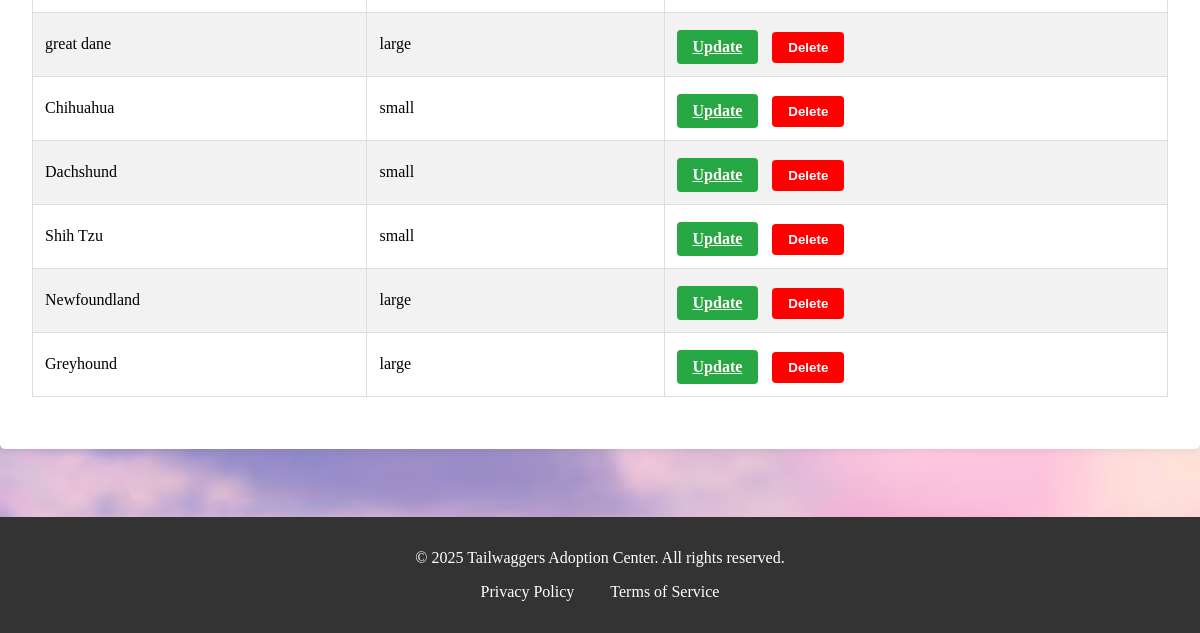
Before: /manage_breeds/ (signed in, lower part) with the older database file.
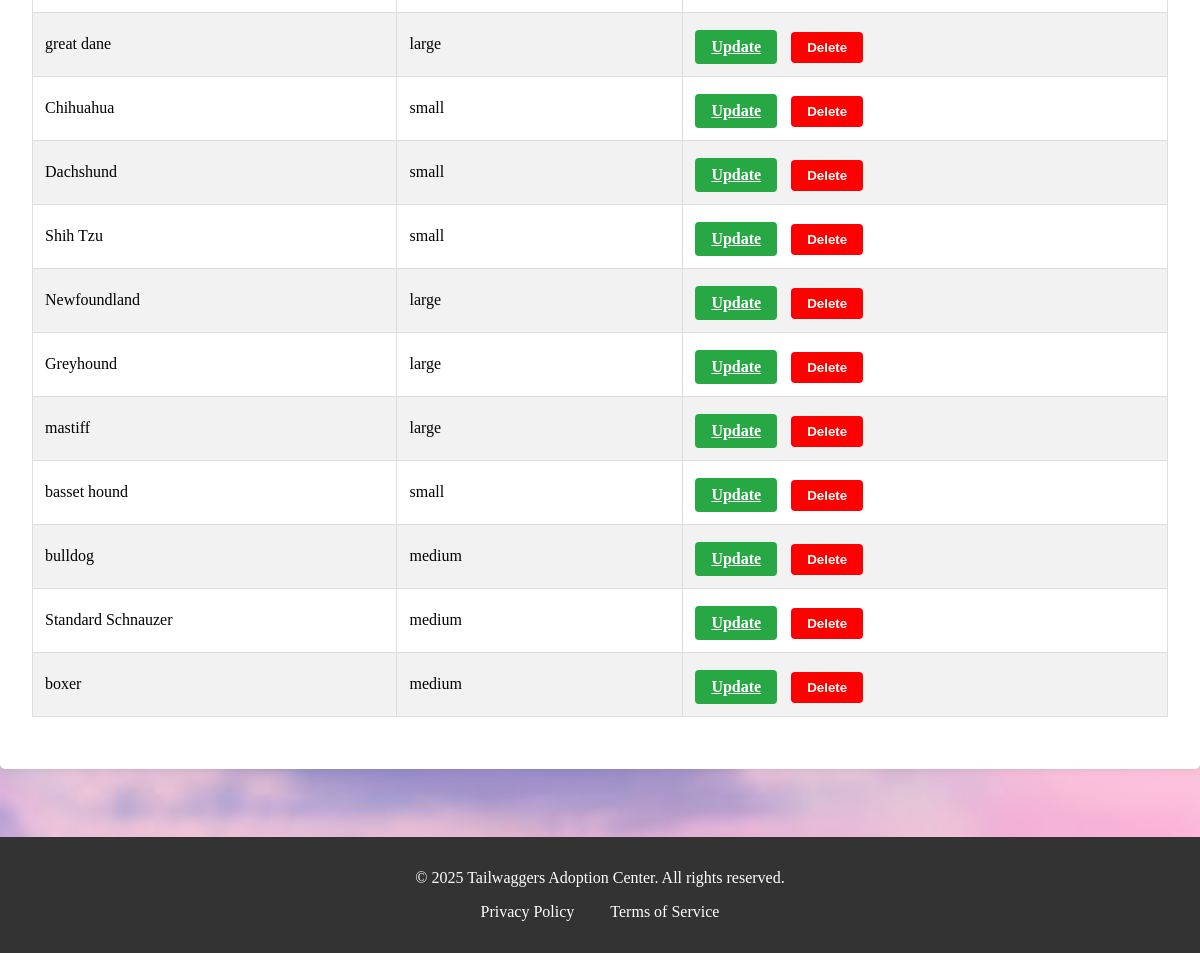
After: the same page with the newer database file.
### webpage/models.py (models this page shows, shortened)
class breed(models.Model):
    ACTIVITY_LEVEL_CHOICES = [ ('low', 'Low'), ('medium', 'Medium'), ('high', 'High'), ]
    SIZE_CHOICES = [ ('small', 'Small'), ('medium', 'Medium'), ('large', 'Large'), ]
    name = models.CharField(max_length=50)
    good_with_kids = models.BooleanField(default=False)
    low_shedding =models.BooleanField(default=False)
    first_time_owner = models.BooleanField(default=False)
    Guard_dog = models.BooleanField(default=False)
    athletic = models.BooleanField(default=False)
    first_time_owner = models.BooleanField(default=False)
    image=models.ImageField(upload_to=("upload/image/"), blank=True)
    activity_level = models.CharField(max_length=10, choices=ACTIVITY_LEVEL_CHOICES, default='medium')
    size = models.CharField(max_length=10, choices=SIZE_CHOICES, default='medium')

### webpage/views.py (the view)
# urls.py: path('manage_breeds/', views.manage_breeds, name='manage_breeds'),
@cache_control(no_cache=True, must_revalidate=True, no_store=True)
@user_passes_test(lambda u: u.is_staff)
def manage_breeds(request):
    search_query = request.GET.get('search', '')
    if search_query:
        breeds = breed.objects.filter(name__icontains=search_query)
    else:
        breeds = breed.objects.all()
    return render(request, "staff/manage_breeds.html", {
        "breeds": breeds,
        "search_query": search_query
    })

### webpage/templates/staff/manage_breeds.html (shortened to what this page needs)
{% extends 'base.html' %}
{% block content %}
<div class="manage-pets-container">
    <table>
        <tbody>
            {% for breed in breeds %}
            <tr>
                <td>{{ breed.name }}</td>
                <td>{{ breed.size }}</td>
                <td>
                    <a href="{% url 'update_breed' breed.pk %}" class="update-btn">Update</a>
                    <form method="POST" action="{% url 'delete_breed' breed.pk %}" style="display:inline;">
                        <button type="submit" class="delete-btn">Delete</button>
                    </form>
                </td>
            </tr>
            {% endfor %}
        </tbody>
    </table>
</div>
<br><br>
{% endblock %}

Changed rows visible on the page:
added breed: name "mastiff", size "large"
added breed: name "basset hound", size "small"
added breed: name "bulldog", size "medium"
added breed: name "Standard Schnauzer", size "medium"
added breed: name "boxer", size "medium"
